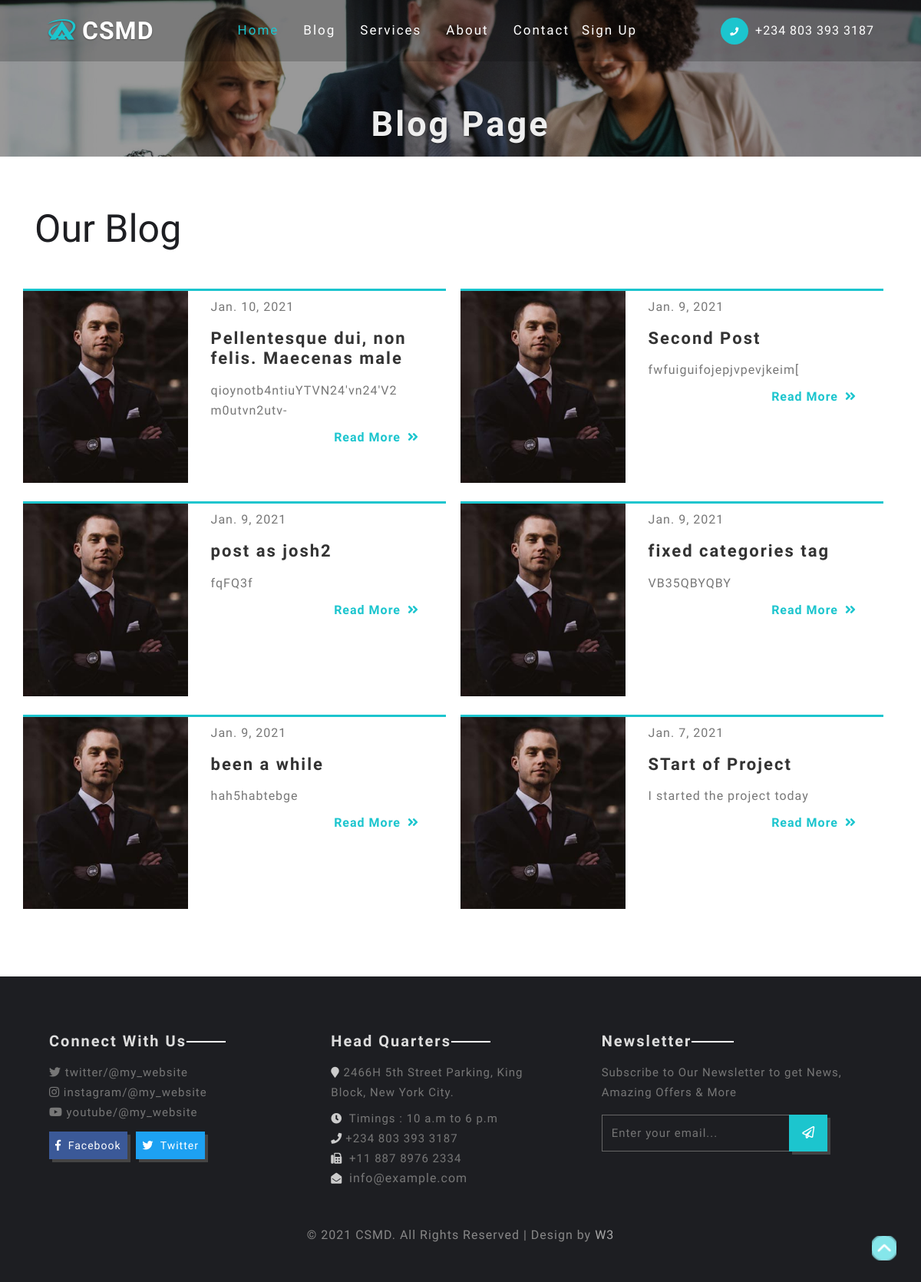
The page /blog/ on the database as committed earlier.
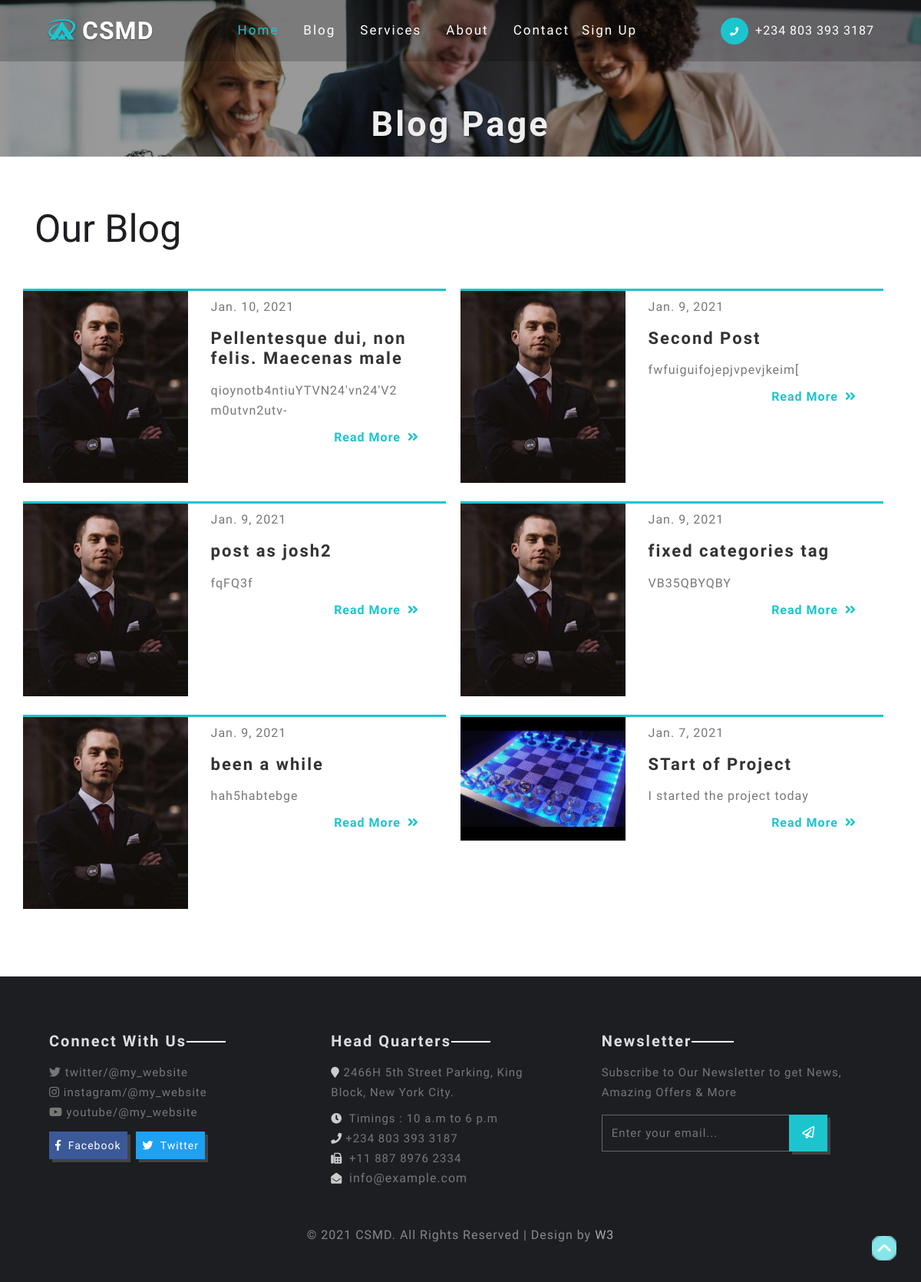
The same page on the database as committed later.
### blog/models.py (models this page shows, shortened)
class BlogPost(models.Model):
    title = models.CharField(max_length=100, blank=True)
    image = models.ImageField(upload_to='photos/%Y/%m/%d/', null=True, blank=True)
    snippet = models.TextField(max_length=200, blank=True)
    content = models.TextField(max_length=5000, blank=True)
    comments = models.IntegerField(default=0, blank=True)
    views = models.IntegerField(default=0, blank=True, null=True)
    likes = models.IntegerField(default=0, blank=True)
    date = models.DateField(auto_now_add=True, blank=True)
    url = models.CharField(max_length=200, blank=True, null=True)

### blog/views.py (the view)
# urls.py: path('', views.blog_list, name='blog'),
def blog_list(request):
    about = "The Centre for Self Employment and Management Development (CSMD) Company is an indigenous business start up and management development trainer, consultant, vocational and entrepreneurship skills provider for all categories of employees and potential entrepreneurs including unemployed individuals in the society. She also caters for the needs of old workers (both the current and intending retirees)."
    posts = BlogPost.objects.all().order_by("-date")
    services3 = Service.objects.all()
    query = request.GET.get('q')
    if query:
        blogs = blogs.filter(
            Q(title__icontains=query) |
            Q(body__icontains=query) |
            Q(author__user__first_name__icontains=query)
        ).distinct()
    context = {
        'posts':posts,
        'services3':services3,
        "about":about,
    }
    return render(request, 'blog/blog.html', context)

### templates/blog/blog.html
{% extends 'base.html' %}
{% load static %}
{% block content %}
<section class="inner-banner">
	<div class="banner-layer">
		<h1 class="text-center">Blog Page</h1>
	</div>
</section>
<section class="blog blog-page">
	<div class="workd w3-agile py-5">
		<div class="container py-md-3">
			<h2 class="heading mb-lg-5 mb-4">Our Blog</h2>
			<div class="row blog-grids">
				{% for post in posts %}
				<div class="col-lg-6 w3-agile-grid">
					<div class="row blog-grid1 mr-lg-1">
						<div class="col-lg-5 col-md-4 col-sm-5 pl-0">
							{% if post.image %}
							<img src="{{ post.image.url }}" class="img-fluid" alt="">
							{% else %}
							<img src="{% static 'images/t1.jpg' %}" class="img-fluid" alt="">
							{% endif %}
						</div>
						<div class="col-lg-7 col-md-8 agile-info col-sm-7 blog-text">
							<p class="mt-2">{{ post.date }}</p>
							<h4>{{ post.title }}</h4>
							<p>{{ post.snippet }}</p>
							<a href="{% url 'blog_detail' post.url %}" class="blog">Read More <span class="fas ml-1 fa-angle-double-right"></span> </a>
						</div>
					</div>
					<br>
				</div>
				{% endfor %}
			</div>
		</div>
	</div>
</section>
{% endblock %}

Rows that differ between the two databases and show on the page:
changed BlogPost "STart of Project": image: picture added
